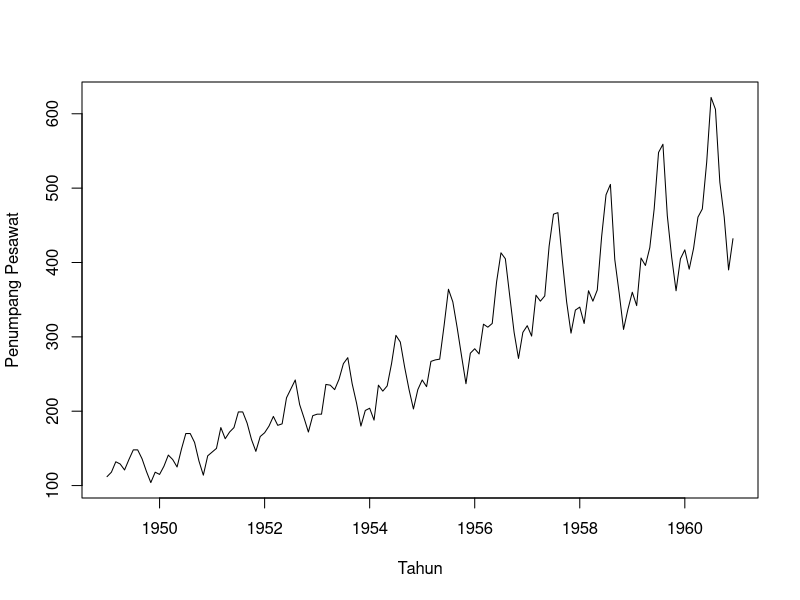
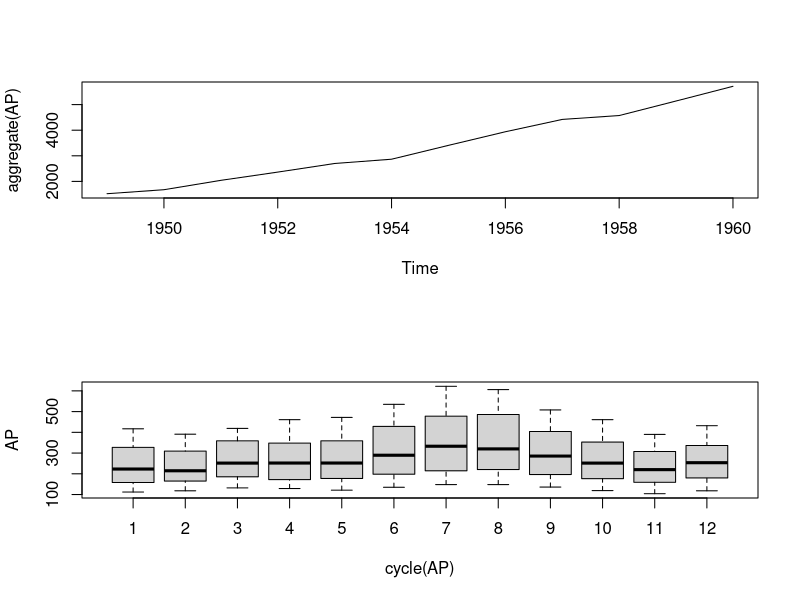
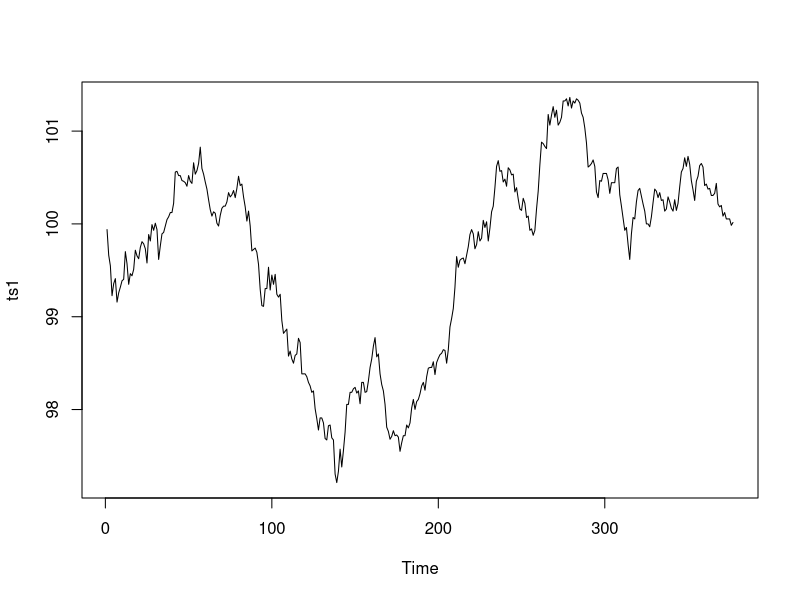
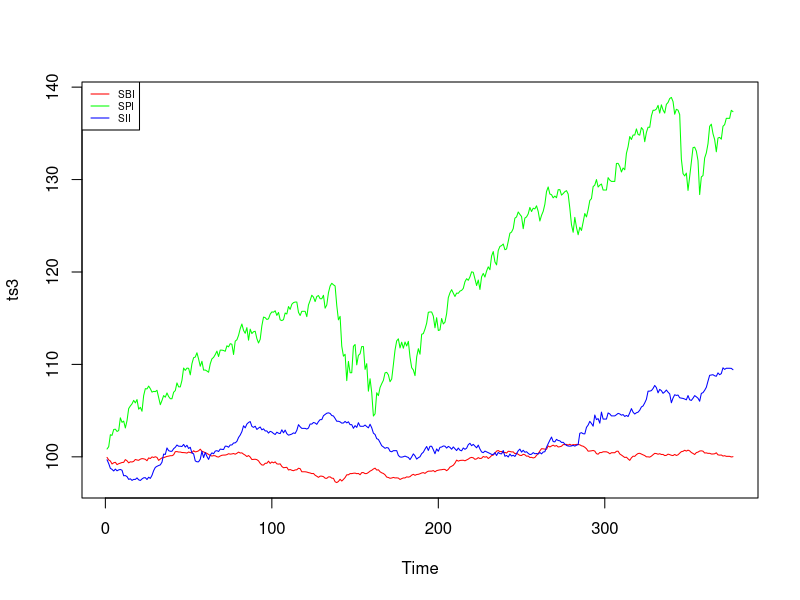
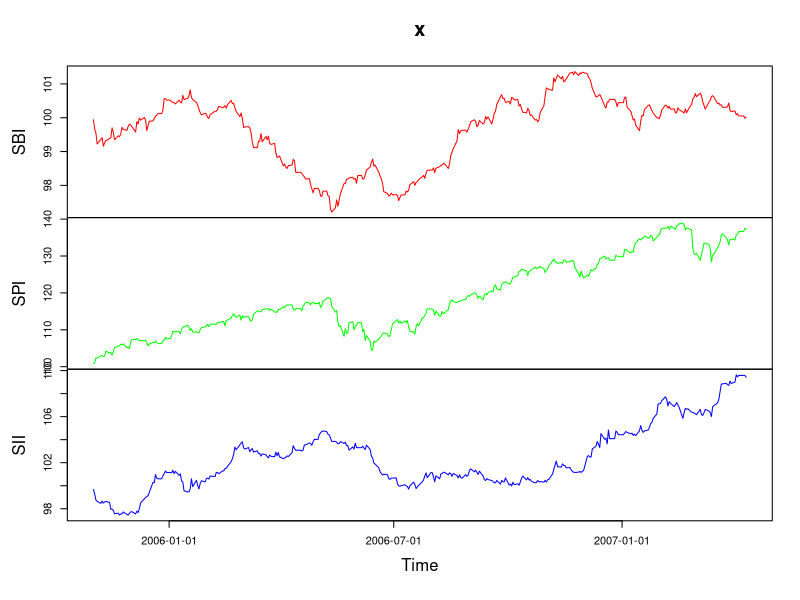
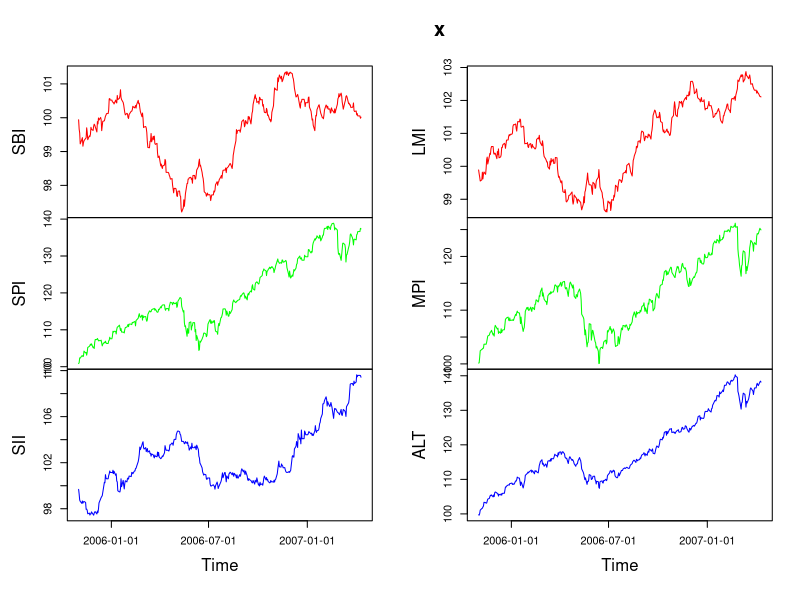
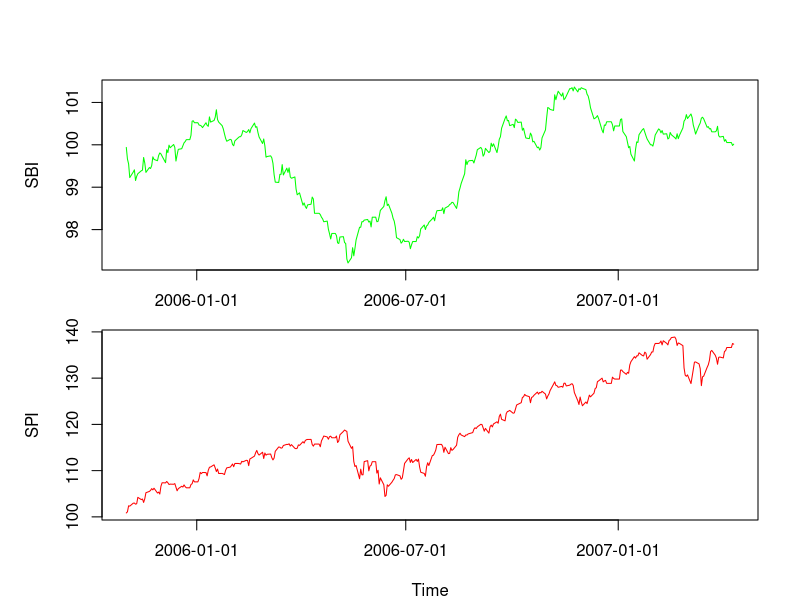

Generate these figures, in order, with R:
## ---- chunk 1
library(datasets)
help("datasets")

data("AirPassangers")
AP = AirPassengers
AP
## ---- chunk 2
# Melihat Objek Data
class(AP)
# Melihat informasi spesifik tentang objek time series
start(AP); end(AP); frequency(AP)
## ---- chunk 3
plot.ts(AP, ylab="Penumpang Pesawat", xlab="Tahun")
## ---- chunk 4
layout(1:2)
plot(aggregate(AP))
boxplot(AP~cycle(AP))
## ---- chunk 5
#Import Library
library(timeSeries)
library(xts)
#Read Data
data = LPP2005REC
#Melihat Ringkasan Data
summary(data)
## ---- chunk 6
ts1 = 100 * cumulated(data[, 1])
ts2 = 100 * cumulated(data[, 1:2])
ts3 = 100 * cumulated(data[, 1:3])
ts6 = 100 * cumulated(data[, 1:6])
## ---- chunk 7
par(mfrow=c(1, 1))
plot.ts(ts1)
## ---- chunk 8
colors = c("red", "green", "blue")
par(mfrow=c(1, 1))
plot.ts(ts3, plot.type ="s", col=colors)

#Menambahkan Legend 
legend("topleft", legend=colnames(data)[1:3], col=colors,lty=1, cex=0.6)
## ---- chunk 9
par(mfrow=c(1, 1))
plot(ts3, plot.type ="m", col=colors)

par(mfrow=c(1, 1))
plot(ts6, plot.type ="m", col=colors)
## ---- chunk 10
#Variabel Pertama
par(mfrow=c(2, 1))
par(mar = c(bottom=1.5, 5.1, top=4, 2.1))
plot(ts2[, 1], col="green")

#Variabel Kedua
par(mar = c(bottom=4, 5.1, top=1.5, 2.1))
plot(ts2[, 2], col="red")
